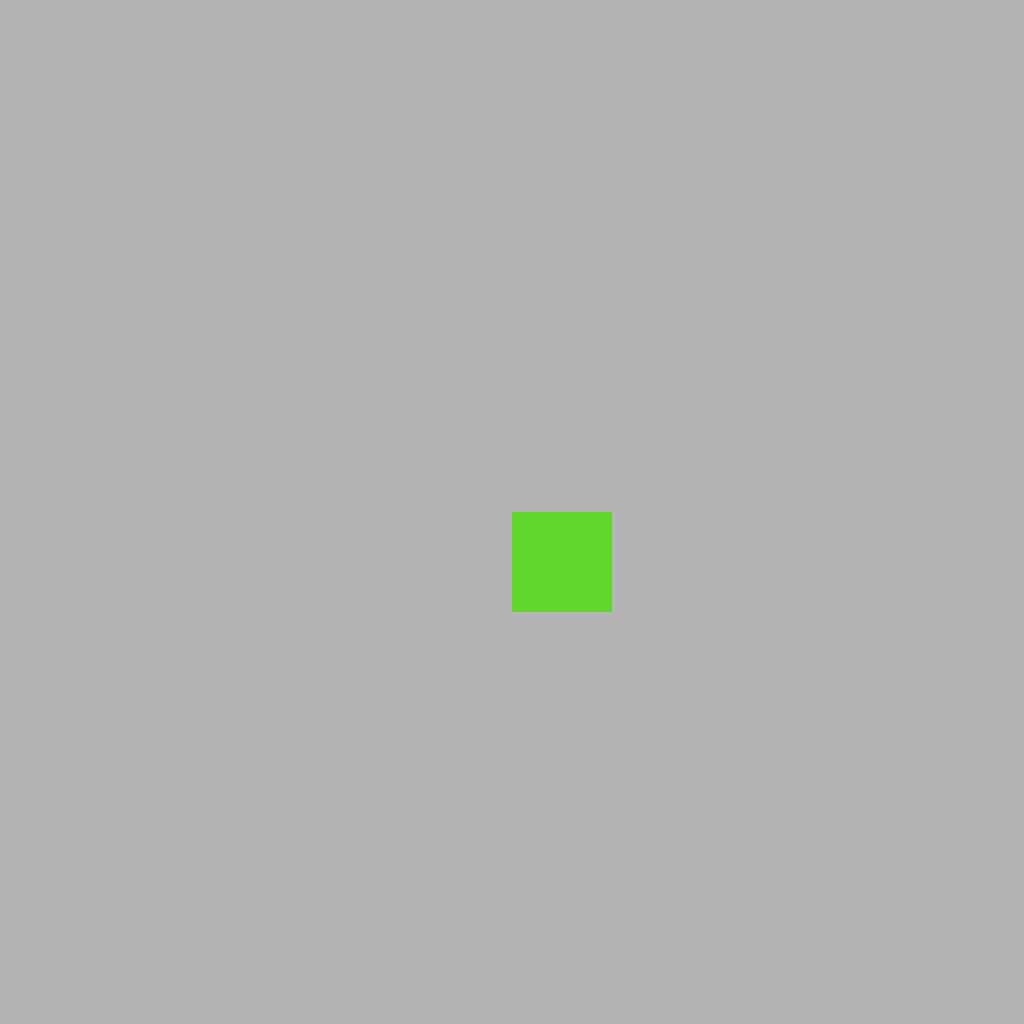
Frame 1 (no input)
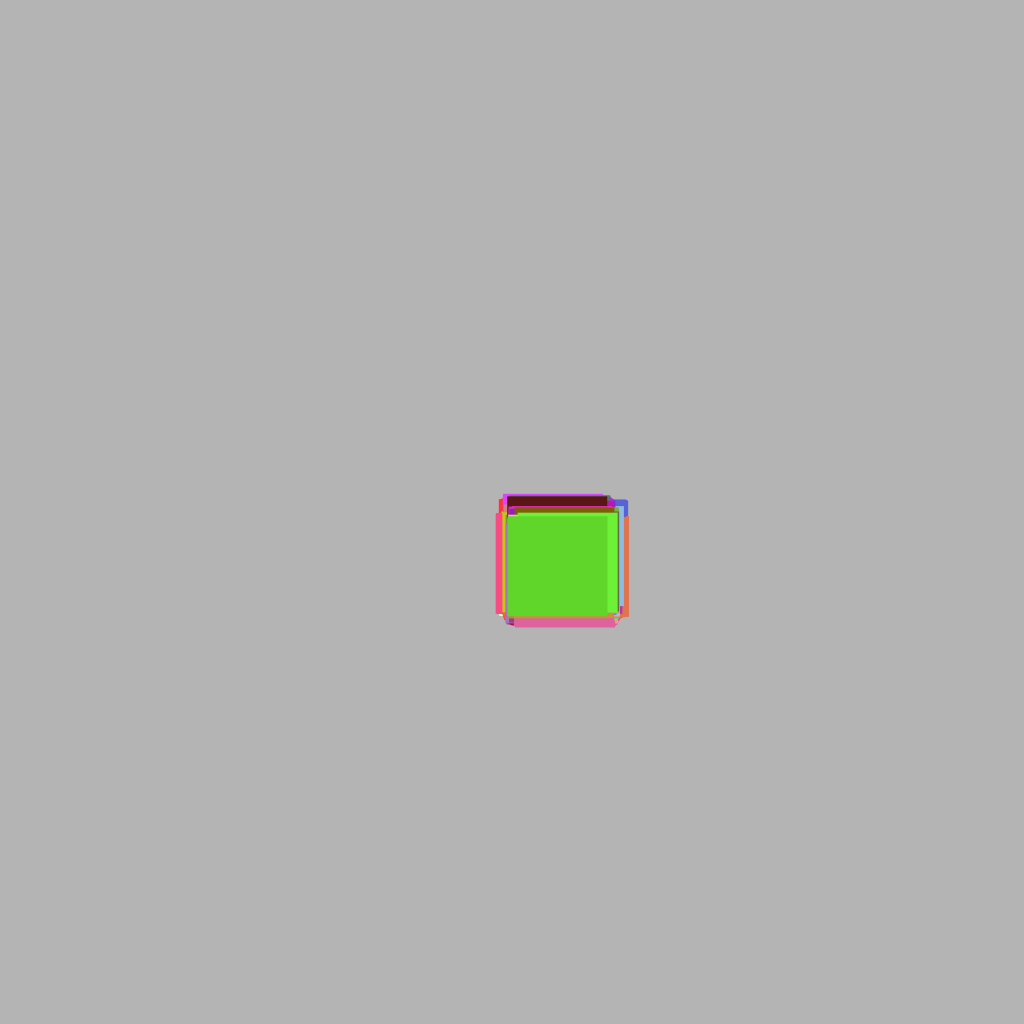
Frame 60 (the mouse pressed at the canvas centre just before this capture)
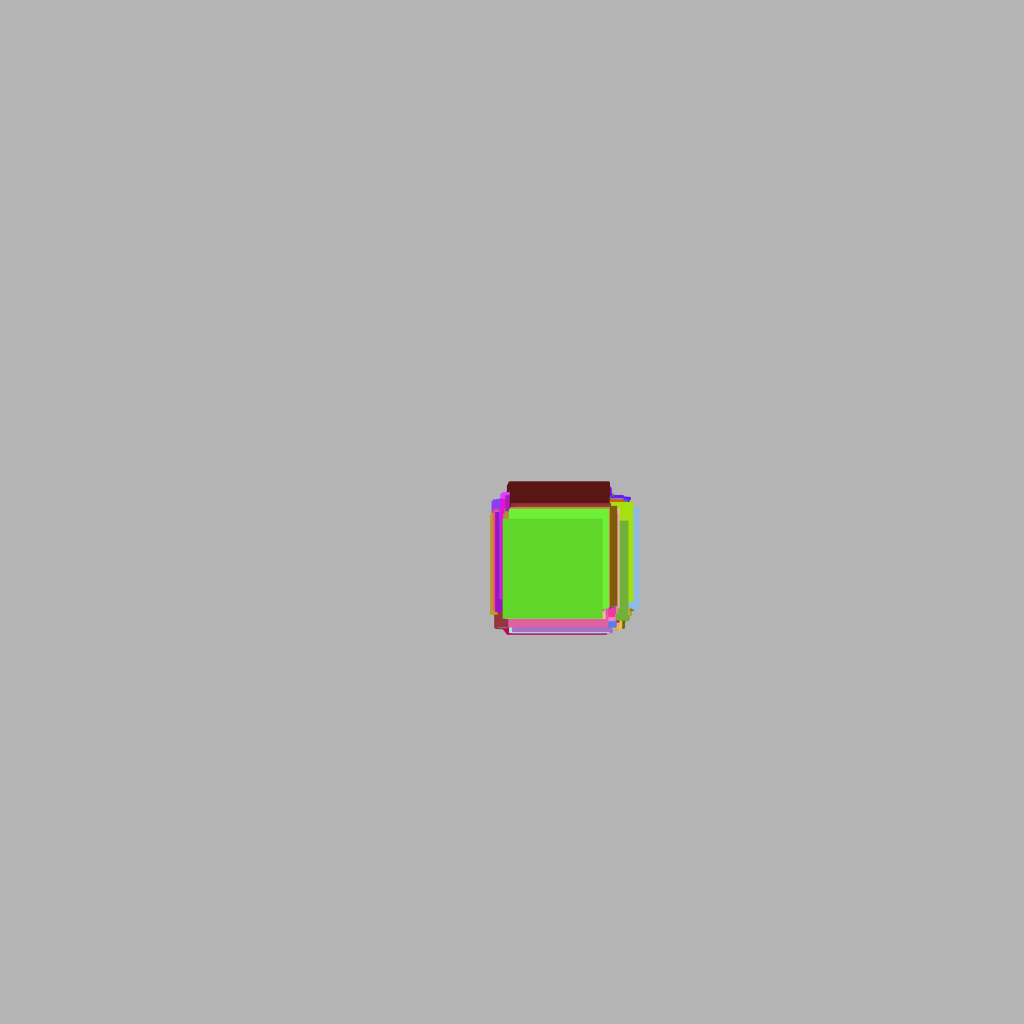
Frame 120 (the mouse held since frame 60 and released just before this capture)

The Processing sketch that drew these frames (run headless with seeded random() and noise(); from frame 60 on, the mouse is pressed at the canvas centre):

// Processing sketch: Assignment4_241119a_particleClass
// ── Assignment4_241119a_particleClass.pde
Particle [] p;
void setup(){
  size(1024,1024);
  background (180);
  p=new Particle[150];
  for (int i=0;i<p.length;i++){
    p[i]=new Particle(width/2.0,height/2.0,100);
  }
}

void draw(){
  noStroke();
  for (int i=0;i<p.length;i++){
    p[i].display();
    p[i].update();
  }
}

// ── Particle_Class.pde
class Particle{
  //PROPERTIES
  PVector position,heading;
  color c;
  int size;
  
  
  //CONSTRUCTORS
  Particle(float x,float y, int s){
    position= new PVector(x,y);
    heading= new PVector(30,0);
    c=color(int (random(color(80,100,255))));
    size=s;
  }
  
  //METHODS
  void display(){
    fill(c);
    square(position.x,position.y,100);
  }
  
  void update(){
    position.add(PVector.random2D());
  }
}
